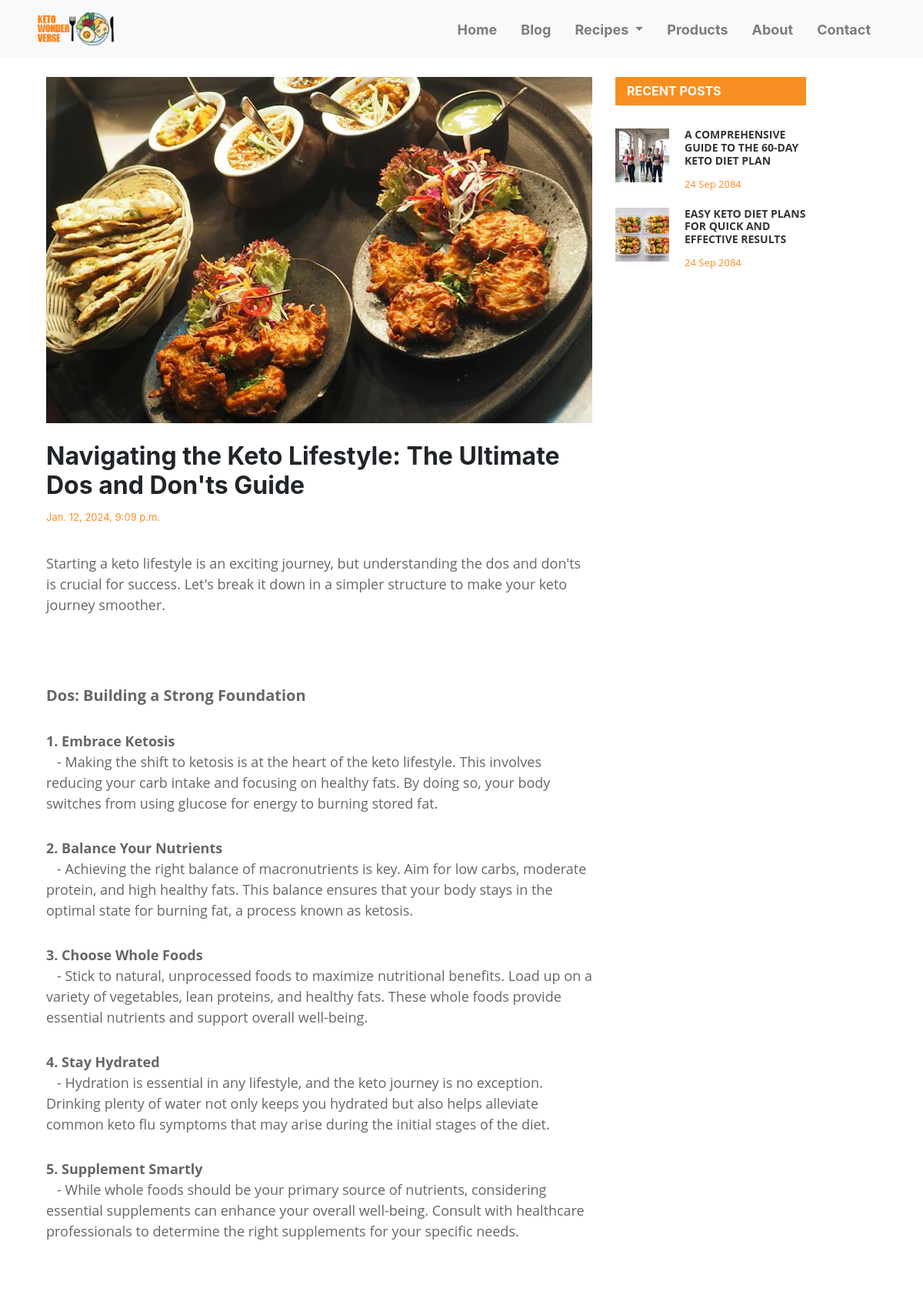
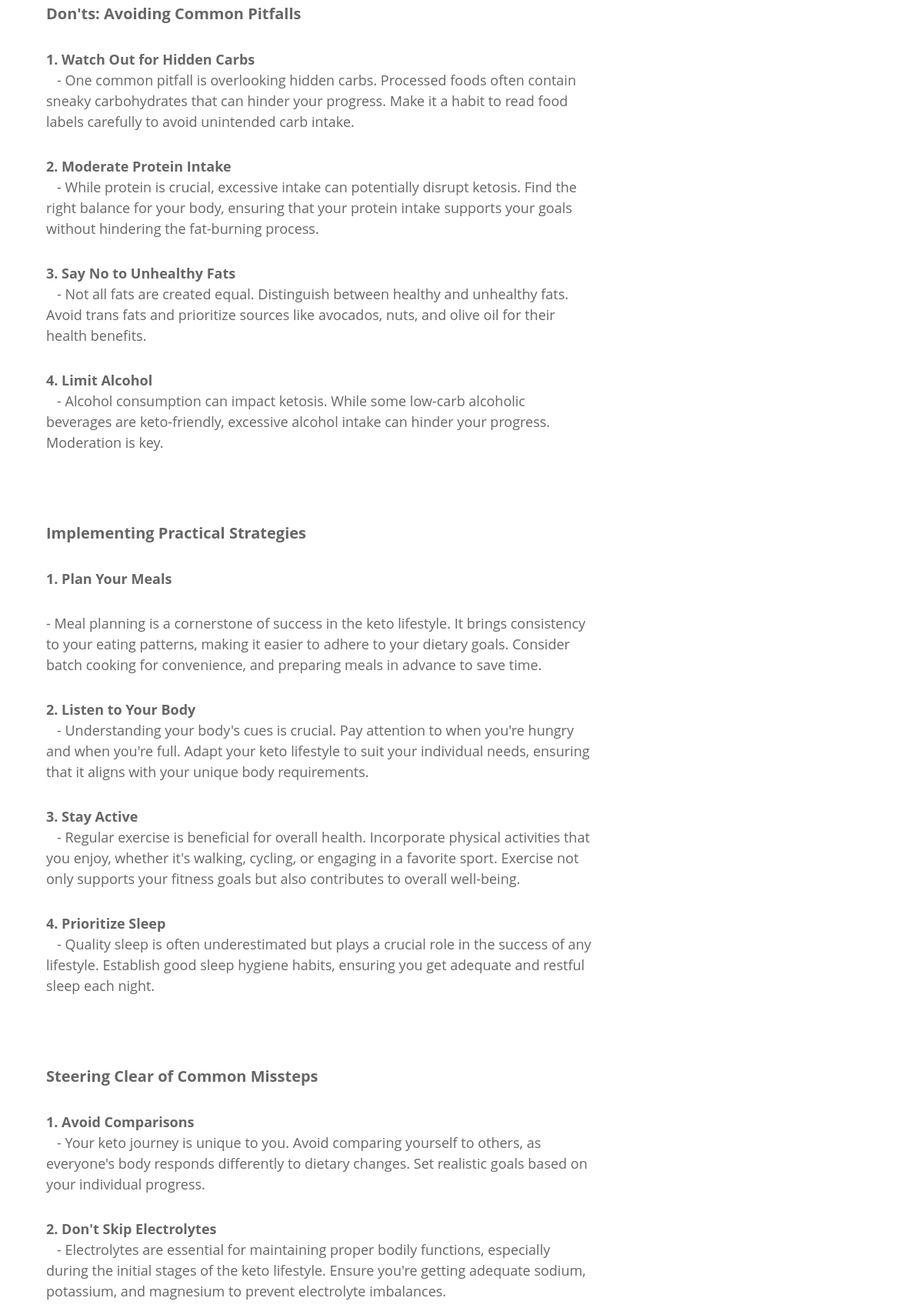
Page /blog-post/navigating-the-keto-lifestyle-the-ultimate-dos-and/ (upper part) on the committed database (2 pictures, top to bottom).
### ketosite/models.py (models this page shows, shortened)
class BlogPost(models.Model):
    title = models.CharField(max_length=255)
    content = RichTextField(null=True, blank=True)
    image = models.ImageField(upload_to='blog_post_images/')
    image_alt = models.CharField(max_length=255, blank=True)
    slug = AutoSlugField(populate_from='title', unique=True)
    date_created = models.DateTimeField(default=timezone.now)
    related_articles = models.ManyToManyField('self', blank=True)
    def get_absolute_url(self):
        return reverse("ketosite:blog-post", kwargs={'slug': self.slug})

### ketosite/views.py (the view)
# urls.py: path('blog-post/<slug:slug>/', BlogPostDetailView.as_view(), name="blog-post"),
class BlogPostDetailView(DetailView):
    model = BlogPost
    template = 'ketosite/blogpost.html'
    def get_context_data(self, **kwargs):
        context = super().get_context_data(**kwargs)
        articles = BlogPost.objects.all()
        context['categories'] = Recipe.CATEGORY_CHOICES
        context['articles'] = articles
        return context

### ketosite/templates/ketosite/blogpost_detail.html (shortened to what this page needs)
{% extends 'ketosite/base.html' %}
{% load static %}
{% block content %}
<div class="mt-4" id="product-post">
    <div class="container">
        <div id="single-blog" class="page-section first-section">
            <div class="container">
                <div class="row">
                    <div class="product-item col-md-12">
                        <div class="row">
                            <div class="col-md-8">
                                    <div class="image">
                                        <div class="image-post">
                                            <img src="{{ object.image.url }}" alt=" {{ featured.image_alt}}" loading="lazy" style="width: 100%; height: 450px; object-fit: cover;">
                                        </div>
                                    </div>
                                    <br>
                                    <div class="product-content">
                                        <div class="product-title">
                                            <div style="display: inline-block;">
                                                <h2 class="font-weight-bold">{{ object.title }}</h2>
                                                <span>{{ object.date_created }}</span>
                                            </div>
                                        </div>
                                        <p>{{ object.content|safe}}</p>
                                    </div>
                            </div>
                            <div class="col-md-3 col-md-offset-1">
                                <div class="side-bar">
                                    <div class="recent-post">
                                        <h4>Recent Posts</h4>
                                        <div class="posts">
                                            {% for article in articles|slice:'2'  %}
                                            <div class="recent-post">
                                                <div class="recent-post-thumb">
                                                    <a href="{{ article.get_absolute_url }}"> <img src="{{ article.image.url }}" alt="{{ article.image_alt }}" style="width: 100%; height: 70px; object-fit: cover;">
                                                </div>
                                                <div class="recent-post-info">
                                                    <h6><a href="{{ article.get_absolute_url }}">{{article.title}}</a></h6>
                                                    <span>24 Sep 2084</span>
                                                </div>
                                            </div>
                                            {% endfor %}
                                        </div>
                                    </div>
                                </div>
                            </div>
                        </div>
                    </div>
                </div>
            </div>
        </div>
    </div>
</div>
{% endblock content %}

### static/css/templatemo_style.css (style rules this page uses)
a { text-decoration: none; color: #f78e21; }
p { font-family: 'Open Sans', sans-serif; font-size: 13px; color: #666; }
*, *:before, *:after { -moz-box-sizing: border-box; -webkit-box-sizing: border-box; box-sizing: border-box; }
.image-post { overflow: hidden; }
.product-title span { display: inline-block; font-size: 13px; color: #f78e21; }
.product-content p { margin-top: 5px; padding-bottom: 15px; }
.side-bar h4 { font-size: 16px; font-weight: 700; color: #fff; text-transform: uppercase; background-color: #f78e21; margin-top: 0px; padding: 9px 15px 9px 15px; }
.recent-post { overflow: hidden; margin-bottom: 20px; }
.recent-post-thumb { float: left; margin-right: 20px !important; width: 70px; height: 70px; }
.recent-post-info { overflow: hidden; }
.recent-post-info h6 { font-family: 'Open Sans', sans-serif; font-size: 14px; font-weight: 700; text-transform: uppercase; margin-top: 0; }
.posts { margin-top: 30px; margin-bottom: 30px; }
.recent-post-info a { color: #333; }
.recent-post-info span { font-family: 'Open Sans', sans-serif; font-size: 13px; color: #f78e21; }
.recent-post-thumb { float: left; margin-right: 10px; width: 70px; height: 70px; }
@media screen and (min-width: 995px) { body { overflow-x: hidden; } }

### static/css/style.css (style rules this page uses)
html { font-size: 16px !important; }
p { font-size: 18px; }
a { color: black; text-decoration: none; }

### rows in the picture
BlogPost: image (picture), title "Navigating the Keto Lifestyle: The Ultimate Dos and Don'ts Guide", date_created "Jan. 12, 2024, 9:09 p.m.", content "Starting a keto lifestyle is an exciting journey, but understanding the dos and don'ts is crucial for success. Let's break it down in a simpler structure to make your keto journey smoother. Dos: Building a Strong Foundation 1. Embrace Ketosis - Making the shift to ketosis is at the heart of the keto lifestyle. This involves reducing your carb intake and focusing on healthy fats. By doing so, your body switches from using glucose for energy to burning stored fat. 2. Balance Your Nutrients - Achieving the right balance of macronutrients is key. Aim for low carbs, moderate protein, and high healthy fats. This balance ensures that your body stays in the optimal state for burning fat, a process…"
BlogPost: image (picture), title "A COMPREHENSIVE GUIDE TO THE 60-DAY KETO DIET PLAN"
BlogPost: image (picture), title "EASY KETO DIET PLANS FOR QUICK AND EFFECTIVE RESULTS"
